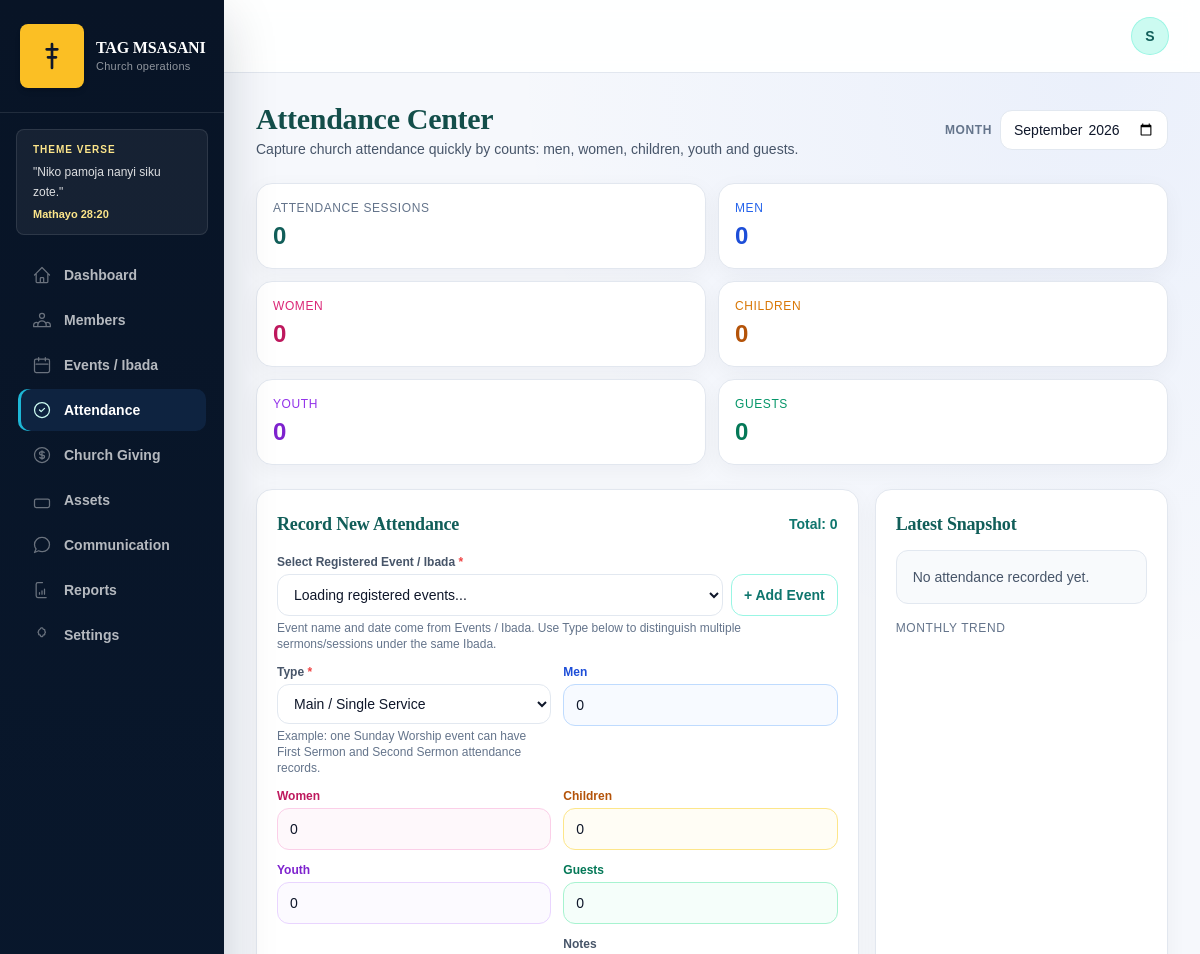
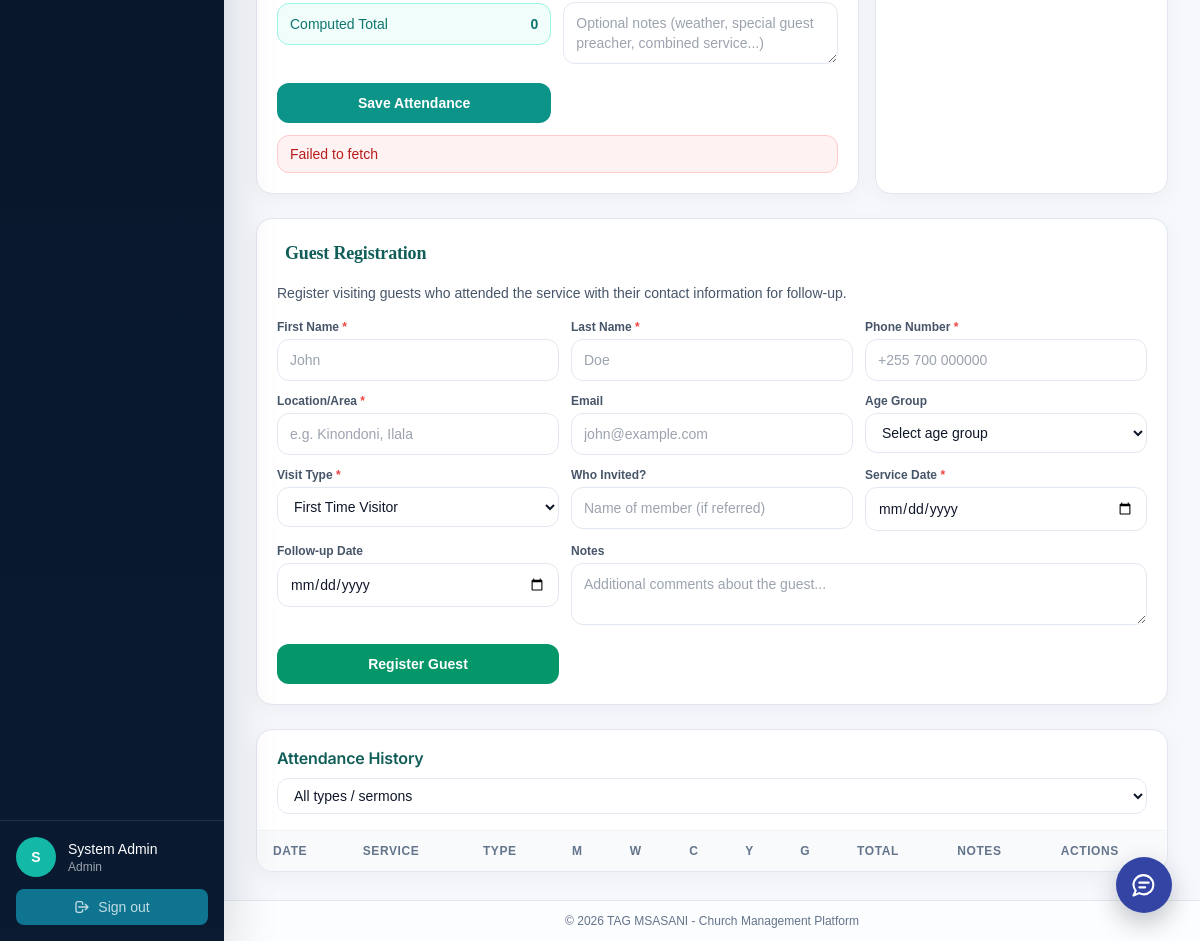
The page /public/attendance (signed in) on the database its author committed (2 pictures, top to bottom).
### tables this page shows
CREATE TABLE IF NOT EXISTS `theme_verses` (
  `id` bigint UNSIGNED NOT NULL AUTO_INCREMENT,
  `verse_reference` varchar(120) NOT NULL,
  `verse_text` text NOT NULL,
  `translation` varchar(60) NOT NULL DEFAULT 'SWAHILI',
  `is_active` tinyint(1) NOT NULL DEFAULT '1',
  `display_weight` int UNSIGNED NOT NULL DEFAULT '1',
  `start_date` date DEFAULT NULL,
  `end_date` date DEFAULT NULL,
  `created_at` timestamp NULL DEFAULT CURRENT_TIMESTAMP,
  `updated_at` timestamp NULL DEFAULT CURRENT_TIMESTAMP ON UPDATE CURRENT_TIMESTAMP,
  PRIMARY KEY (`id`),
  KEY `idx_theme_verses_active` (`is_active`),
  KEY `idx_theme_verses_dates` (`start_date`,`end_date`)
);

### app/core/Response.php (called while the page is built, shortened)
<?php
final class Response
{
    public static function view(string $viewPath, array $data = []): void
    {
        $data['viewPath'] = $viewPath;
        $data['baseUrl']  = defined('BASE_URL') ? BASE_URL : '';
        if (!isset($data['churchName'])) {
            $brand = self::loadChurchBranding();
            $data['churchName'] = $brand['church_name'];
            $data['churchLogo'] = $brand['church_logo'];
        }
        extract($data, EXTR_SKIP);
        require __DIR__ . '/../views/layouts/app.php';
        exit;
    }
    public static function loadChurchBranding(): array
    {
        static $cache = null;
        $default = ['church_name' => 'Church CMS', 'church_logo' => ''];
        try {
            $pdo = \App\Core\Database::getConnection();
            $stmt = $pdo->query(
                "SELECT setting_key, setting_value FROM church_settings WHERE setting_key IN ('church_name', 'church_logo')"
            );
            $rows = $stmt->fetchAll(\PDO::FETCH_KEY_PAIR);
            $churchName = isset($rows['church_name']) && !empty(trim((string)$rows['church_name']))
                ? trim((string)$rows['church_name'])
                : $default['church_name'];
            $churchLogo = isset($rows['church_logo']) ? (string)$rows['church_logo'] : '';
            $cache = [
                'church_name' => $churchName,
                'church_logo' => $churchLogo,
            ];
        } catch (\Throwable $e) {
            $cache = $default;
        }
        return $cache;
    }
}

### app/controllers/PageController.php (called while the page is built, shortened)
<?php
final class PageController
{
    public function module(string $module): void
    {
        $titles = [
            'members'       => 'Members',
            'guests'        => 'Guests',
            'events'        => 'Events / Ibada',
            'attendance'    => 'Attendance',
            'finance'       => 'Church Giving',
            'assets'        => 'Assets',
            'communication' => 'Communication',
            'reports'       => 'Reports',
            'settings'      => 'Settings',
            'sadaka'        => 'Giving Details',
        ];
        Response::view('pages/' . $module . '.php', [
            'title' => $titles[$module] ?? ucfirst($module),
            'page'  => $module,
            'themeVerse' => $this->resolveThemeVerse(),
        ]);
    }
    private function resolveThemeVerse(): array
    {
        $themeVerse = [
            'reference' => '1 Wakorintho 14:40',
            'verse' => 'Mambo yote na yatendeke kwa uzuri na kwa utaratibu.',
        ];
        try {
            $verseStmt = $this->pdo->query(
                "SELECT verse_reference, verse_text
                 FROM theme_verses
                 WHERE is_active = 1
                   AND (start_date IS NULL OR start_date <= CURRENT_DATE)
                   AND (end_date IS NULL OR end_date >= CURRENT_DATE)
                 ORDER BY RAND()
                 LIMIT 1"
            );
            $row = $verseStmt ? $verseStmt->fetch() : false;
            if ($row && !empty($row['verse_text'])) {
                $themeVerse = [
                    'reference' => (string) ($row['verse_reference'] ?? ''),
                    'verse' => (string) $row['verse_text'],
                ];
            }
        } catch (\Throwable $e) {
        }
        return $themeVerse;
    }
}

### app/core/Url.php (called while the page is built, shortened)
<?php
final class Route
{
    private static array $routes = [
        'home'            => '/',
        'login'           => '/login',
        'logout'          => '/logout',
        'forgot_password' => '/forgot-password',
        'reset_password'  => '/reset-password',
        'dashboard'       => '/',
        'members'         => '/members',
        'guests'          => '/guests',
        'attendance'      => '/attendance',
        'finance'         => '/finance',
        'assets'          => '/asset-center',
        'communication'   => '/communication',
        'reports'         => '/reports',
        'settings'        => '/settings',
    ];
    public static function get(string $name, array $params = []): string
    {
        if (!isset(self::$routes[$name])) {
            return Url::app($name);
        }
        $path = self::$routes[$name];
        return Url::app($path);
    }
}
final class Url
{
    public static function to(string $path = ''): string
    {
        $baseUrl = defined('BASE_URL') ? BASE_URL : '';
        $baseUrl = str_replace('\\', '/', $baseUrl);
        $parts = explode('/', rtrim($baseUrl, '/'));
        if (end($parts) === 'public') {
            array_pop($parts);
        }
        $rootPath = implode('/', $parts);
        $path = ltrim($path, '/');
        return ($rootPath === '' ? '' : $rootPath) . '/' . $path;
    }
    public static function app(string $path = ''): string
    {
        $baseUrl = defined('BASE_URL') ? BASE_URL : '';
        $path = ltrim($path, '/');
        return rtrim($baseUrl, '/') . '/' . $path;
    }
}

### app/core/Auth.php (called while the page is built, shortened)
<?php
final class Auth
{
    public static function user(): ?array
    {
        return $_SESSION['user'] ?? null;
    }
    public static function can(string $permission): bool
    {
        $user = self::user();
        if (strtolower($user['role'] ?? '') === 'admin') return true;
        return in_array($permission, $user['permissions'] ?? [], true);
    }
}

### app/views/layouts/app.php (the view, shortened to what this page needs)
<?php
$user = $_SESSION['user'] ?? null;
$themeVerseRef = trim((string)($themeVerse['reference'] ?? '1 Wakorintho 14:40'));
$themeVerseText = trim((string)($themeVerse['verse'] ?? 'Mambo yote na yatendeke kwa uzuri na kwa utaratibu.'));
$menu = array_filter($menu, fn($item) =>
    $item['perm'] === null || \App\Core\Auth::can($item['perm'])
);
?>
<!doctype html>
<html lang="en" class="h-full bg-mist-50">
<head>
    <link rel="stylesheet" href="<?= \App\Core\Url::to('assets/css/tailwind.css') ?>">
    <link rel="stylesheet" href="<?= \App\Core\Url::to('assets/css/app.css') ?>">
    <link rel="stylesheet" href="<?= \App\Core\Url::to('assets/css/professional-ui.css') ?>">
</head>
<body class="h-full font-body text-mist-900 bg-mist-50 antialiased">
<div class="min-h-full flex">
    <aside id="sidebar" class="fixed inset-y-0 left-0 z-30 w-64 bg-mist-900 transform -translate-x-full lg:translate-x-0 transition-transform duration-200 ease-in-out flex flex-col shadow-xl shadow-mist-900/20">
        <div class="flex items-center gap-3 px-5 py-6 border-b border-white/10">
            <div mh-logo-fallback class="flex-shrink-0 w-16 h-16 rounded-lg bg-glory-400 text-mist-950 flex items-center justify-center shadow-md <?= !empty($churchLogo) ? 'hidden' : '' ?>" style="<?= !empty($churchLogo) ? 'display:none' : '' ?>">
                <svg class="w-8 h-8" fill="none" stroke="currentColor" stroke-width="2" viewBox="0 0 24 24">
                    <path stroke-linecap="round" stroke-linejoin="round" d="M12 3v18M8 7h8M9 13h6"/>
                </svg>
            </div>
            <div>
                <h1 class="text-white font-heading font-bold text-base leading-tight truncate max-w-[150px]"><?= htmlspecialchars($churchName ?? 'Church CMS') ?></h1>
                <p class="text-white/55 text-[11px] tracking-wide">Church operations</p>
            </div>
        </div>
        <div class="px-4 py-4">
            <div class="rounded-lg bg-white/[0.06] border border-white/10 px-4 py-3 text-white/85 text-xs">
                <p class="text-[10px] uppercase tracking-widest text-glory-200 font-bold">Theme Verse</p>
                <p class="mt-1 leading-5">"<?= htmlspecialchars($themeVerseText, ENT_QUOTES, 'UTF-8') ?>"</p>
                <?php if ($themeVerseRef !== ''): ?>
                    <p class="mt-1 text-[11px] text-glory-200 font-semibold"><?= htmlspecialchars($themeVerseRef, ENT_QUOTES, 'UTF-8') ?></p>
                <?php endif; ?>
            </div>
        </div>
        <nav class="flex-1 px-3 pb-4 space-y-1 overflow-y-auto">
            <?php foreach ($menu as $key => $item): ?>
                <a href="<?= $item['href'] ?>"
                   class="group flex items-center gap-3 px-3 py-2.5 rounded-lg text-sm font-semibold transition-all duration-150
                          <?= $page === $key
                              ? 'bg-royal-700 text-white shadow-sm'
                              : 'text-white/70 hover:bg-white/[0.07] hover:text-white' ?>">
                    <svg class="w-5 h-5 flex-shrink-0 <?= $page === $key ? 'text-royal-100' : 'text-white/40 group-hover:text-royal-200' ?>"
                         fill="none" stroke="currentColor" stroke-width="1.5" viewBox="0 0 24 24">
                        <path stroke-linecap="round" stroke-linejoin="round" d="<?= $item['icon'] ?>"/>
                    </svg>
                    <?= $item['label'] ?>
                </a>
            <?php endforeach; ?>
        </nav>
        <?php if ($user): ?>
        <div class="px-4 py-4 border-t border-white/10">
            <div class="flex items-center gap-3">
                <div class="w-10 h-10 rounded-full bg-royal-500 text-white flex items-center justify-center font-bold text-sm">
                    <?= strtoupper(substr($user['full_name'], 0, 1)) ?>
                </div>
                <div class="flex-1 min-w-0">
                    <p class="text-white text-sm font-medium truncate"><?= htmlspecialchars($user['full_name']) ?></p>
                    <p class="text-white/60 text-xs truncate"><?= htmlspecialchars($user['role']) ?></p>
                </div>
            </div>
            <form action="<?= \App\Core\Route::get('logout') ?>" method="post" class="mt-3">
                <button type="submit" class="w-full flex items-center justify-center gap-2 px-3 py-2 rounded-lg text-sm text-white/75 hover:bg-white/[0.07] hover:text-white transition-colors">
                    <svg class="w-4 h-4" fill="none" stroke="currentColor" stroke-width="2" viewBox="0 0 24 24">
                        <path stroke-linecap="round" stroke-linejoin="round" d="M17 16l4-4m0 0l-4-4m4 4H7m6 4v1a3 3 0 01-3 3H6a3 3 0 01-3-3V7a3 3 0 013-3h4a3 3 0 013 3v1"/>
                    </svg>
                    Sign out
                </button>
            </form>
        </div>
        <?php endif; ?>
    </aside>
    <div class="flex-1 lg:ml-64 flex flex-col min-h-screen">
        <header class="sticky top-0 z-10 bg-white/95 backdrop-blur border-b border-mist-200 px-4 sm:px-6 lg:px-8">
            <div class="flex items-center justify-between h-[72px] gap-4">
                <div class="flex items-center gap-3 ml-auto">
                    <?php if ($user): ?>
                    <div class="w-9 h-9 rounded-full bg-royal-100 text-royal-800 flex items-center justify-center font-bold text-sm ring-1 ring-royal-200">
                        <?= strtoupper(substr($user['full_name'], 0, 1)) ?>
                    </div>
                    <?php endif; ?>
                </div>
            </div>
        </header>
        <main class="flex-1 p-4 sm:p-6 lg:p-7 relative" id="main-content">
            <div class="relative z-10 h-full">
            </div>
        </main>
        <?php if ($user): ?>
        <div id="ai-chat-widget" class="fixed right-5 bottom-5 sm:right-7 sm:bottom-7 z-40">
            <button type="button" id="ai-chat-toggle" class="flex h-14 w-14 items-center justify-center rounded-full bg-royal-700 text-white shadow-lg shadow-royal-900/25 transition hover:scale-105 hover:bg-royal-800 focus:outline-none focus:ring-4 focus:ring-royal-200" aria-label="Open church assistant" aria-expanded="false">
                <svg class="h-7 w-7" fill="none" stroke="currentColor" stroke-width="1.8" viewBox="0 0 24 24" aria-hidden="true"><path stroke-linecap="round" stroke-linejoin="round" d="M8 10h8M8 14h5m7-2a8 8 0 0 1-8 8 8.5 8.5 0 0 1-4.1-1.05L3 21l1.9-4.2A8.38 8.38 0 0 1 3 12a8.5 8.5 0 0 1 17 0Z"/></svg>
            </button>
        </div>
        <?php endif; ?>
        <footer id="app-footer" class="border-t border-mist-200 px-6 py-3 text-center text-xs text-mist-500 bg-white/70">
            &copy; <?= date('Y') ?> <?= htmlspecialchars($churchName ?? 'Church CMS') ?> - Church Management Platform
        </footer>
    </div>
</div>
</body>
</html>

### assets/css/app.css (style rules this page uses)
:root { --bg: #f5f7f3; --panel: #ffffff; --ink: #0f172a; --muted: #4b5563; --primary: #0e7490; --accent: #f59e0b; --border: #dbe4ea; }
* { box-sizing: border-box; }
body { margin: 0; color: var(--ink); font-family: "Segoe UI", Tahoma, Geneva, Verdana, sans-serif; background: radial-gradient(circle at 8% 6%, rgba(14, 116, 144, 0.16), transparent 34%), radial-gradient(circle at 84% 10%, rgba(245, 158, 11, 0.16), transparent 30%), var(--bg); }
input, select, textarea, button { font: inherit; }
button { border: 0; background: var(--primary); color: #fff; border-radius: 10px; padding: 10px 14px; cursor: pointer; }
html { height: 100%; }
.min-h-screen { min-height: 100vh; }
.flex { display: flex; }
.flex-1 { flex: 1; }
.items-center { align-items: center; }
.justify-center { justify-content: center; }
.p-4 { padding: 1rem; }
.mt-1 { margin-top: 0.25rem; }
.mt-3 { margin-top: 0.75rem; }
.w-full { width: 100%; }
.w-14 { width: 3.5rem; }
.w-10 { width: 2.5rem; }
.w-7 { width: 1.75rem; }
.h-full { height: 100%; }
.h-14 { height: 3.5rem; }
.h-10 { height: 2.5rem; }
.h-7 { height: 1.75rem; }
.rounded-lg { border-radius: 0.5rem; }
.shadow-xl { box-shadow: 0 20px 25px -5px rgba(0, 0, 0, 0.1); }
.text-center { text-align: center; }
.text-white { color: #ffffff; }
.text-sm { font-size: 0.875rem; }
.text-xs { font-size: 0.75rem; }
.font-heading { font-family: 'Cormorant Garamond', serif; }
.font-body { font-family: 'Nunito', sans-serif; }
.font-semibold { font-weight: 600; }
.font-bold { font-weight: 700; }
.uppercase { text-transform: uppercase; }
.gap-4 { gap: 1rem; }

### assets/css/professional-ui.css (style rules this page uses)
:root { --ui-navy:#081426;--ui-navy2:#0e2340;--ui-blue:#2563eb;--ui-cyan:#1db7d6;--ui-green:#1fa372;--ui-amber:#f29f1f;--ui-red:#df3f4c;--ui-purple:#704bdc;--ui-bg:#f6f8fc;--ui-text:#141e2d;--ui-muted:#68758a;--ui-line:#e2e7ef }
html { background:var(--ui-bg) }
body { background:var(--ui-bg)!important;color:var(--ui-text) }
#sidebar { width:224px!important;background:linear-gradient(180deg,var(--ui-navy),#091a31)!important;box-shadow:0 18px 50px rgba(8,20,38,.18)!important }
@media (min-width:1024px) { #sidebar+div,.lg\:ml-64 { margin-left:224px!important } }
#sidebar nav a { border-radius:10px!important;margin:3px 6px;padding:11px 14px!important;font-weight:600!important }
#sidebar nav a.bg-royal-700 { background:var(--ui-navy2)!important;box-shadow:inset 3px 0 0 var(--ui-cyan)!important }
header { backdrop-filter:blur(16px);background:rgba(255,255,255,.9)!important;border-color:var(--ui-line)!important }
#main-content { background:radial-gradient(circle at 90% 0,rgba(37,99,235,.055),transparent 30%),var(--ui-bg)!important;padding:28px 32px!important }
html,body { width:100%;max-width:100%;overflow-x:hidden }
body>div,.min-h-full,.flex-1,#main-content,#main-content>div { min-width:0;max-width:100% }
img,svg,canvas,video { max-width:100% }
#sidebar { z-index:70!important }
header { z-index:40!important }
#ai-chat-widget { z-index:50!important }

### app/views/layouts/app.php (style rules this page uses)
* { box-sizing: border-box; }
body { font-family: 'Inter', system-ui, -apple-system, BlinkMacSystemFont, "Segoe UI", sans-serif; margin: 0; padding: 0; }
h1, h2, h3, h4, h5, h6 { font-family: 'Inter', system-ui, sans-serif; letter-spacing: -0.01em; }
button svg { color: inherit; }
#ai-chat-widget { position: fixed; right: 1.75rem; bottom: 1.75rem; z-index: 9999; max-width: calc(100vw - 2rem); }
#ai-chat-toggle { width: 3.5rem; height: 3.5rem; border: 0; border-radius: 9999px; background: #3344a5; color: #fff; cursor: pointer; box-shadow: 0 10px 25px rgba(15, 23, 42, .25); }

### rows shown on the page
theme_verses: verse_text "Niko pamoja nanyi siku zote.", verse_reference "Mathayo 28:20"

### other values the page prints
$churchName "TAG MSASANI"
$item['label'] "Dashboard"
$item['label'] "Members"
$item['label'] "Events / Ibada"
$item['label'] "Attendance"
$item['label'] "Church Giving"
$item['label'] "Assets"
$item['label'] "Communication"
$item['label'] "Reports"
$item['label'] "Settings"
substr($user['full_name'], 0, 1) "S"
$user['full_name'] "System Admin"
$user['role'] "Admin"
